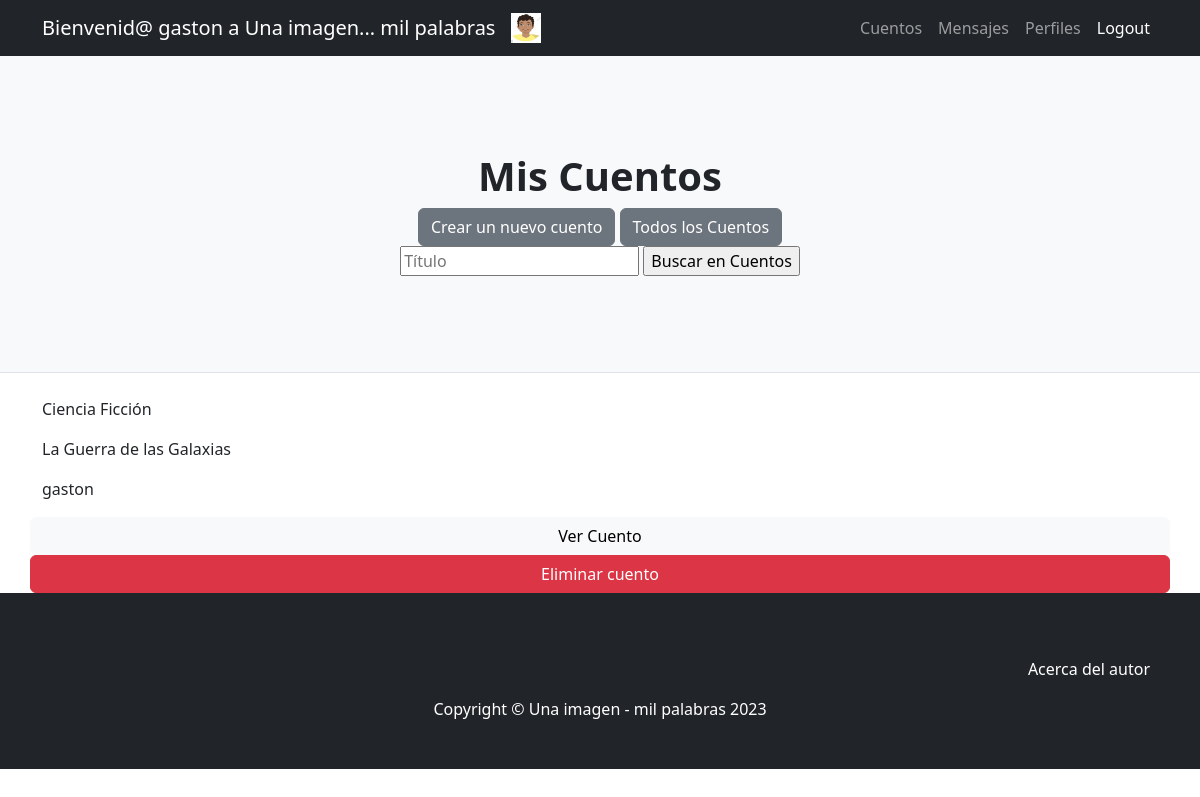
The app's page /AppCuentos/misCuentos/ (signed in) with its own data.
### AppCuentos/models.py (models this page shows, shortened)
class Cuento(models.Model):
    fecha=models.DateField()
    categoria=models.CharField(max_length=20)
    titulo=models.CharField(max_length=50, unique=True)
    subtitulo=models.CharField(max_length=100)
    cuerpo=models.CharField(max_length=100000)
    autor=models.ForeignKey(User, on_delete=models.CASCADE)
    foto=models.ImageField(upload_to="fotos") #Hay que ponerlo en la carpeta media como el de avatars

### AppCuentos/views.py (the view)
# urls.py: path('misCuentos/', misCuentos, name='misCuentos'),
@login_required
def misCuentos(request):
    cuentos=Cuento.objects.all()
    if len(cuentos)==0:
        mensaje="Aún no hay cuentos cargados... Inspirate y da el primer paso"
    else:
        mensaje=''
    return render(request,"AppCuentos/misCuentos.html", {'cuentos':cuentos,'mensaje':mensaje,"avatar":obtenerAvatar(request)})

### AppUsuarios/views.py (called while the page is built)
@login_required
def obtenerAvatar(request):
    avatares=Avatar.objects.filter(user=request.user.id)
    if len(avatares)!=0:
        return avatares[0].imagen.url
    else:
        return "/media/avatars/default.png"

### AppCuentos/templates/AppCuentos/misCuentos.html (shortened to what this page needs)
{% extends "AppUsuarios/padre.html" %}
{% load static %}
{% block titulo %}
<h1 class="fw-bolder">Mis Cuentos</h1>
<a class="btn btn-secondary" href="{% url 'nuevoCuento' %}">Crear un nuevo cuento</a>
<a class="btn btn-secondary" href="{% url 'inicioCuentos' %}">Todos los Cuentos</a>
<form action="{% url 'buscarCuento' %}" method="GET">
    <input type="text" name="titulo" id="titulo" placeholder="Título">
    <input type="submit" value="Buscar en Cuentos">
</form>
{% endblock %}
{% block cuerpo %}
<body>
    {% for cuento in cuentos %}
    {% if cuento.autor == request.user %}
    <p>{{ cuento.categoria }}</p>
    <p>{{ cuento.titulo }}</p>
    <p>{{ cuento.autor }}</p>
    <a class="btn btn-light" href="{% url 'verCuento'  cuento.id  %}">Ver Cuento </a>
    <a class="btn btn-danger" href="{% url 'eliminarCuento'  cuento.id  %}">Eliminar cuento </a>
    {% endif %}
    {% endfor %}
</body>
{% endblock %}

### AppUsuarios/templates/AppUsuarios/padre.html (shortened to what this page needs)
<!DOCTYPE html>
<html lang="en">
    <head>
        {% load static %}
        <link href="{% static 'AppUsuarios/css/styles.css' %}" rel="stylesheet" />
    </head>
    <body>
        <nav class="navbar navbar-expand-lg navbar-dark bg-dark">
            <div class="container">
                {% if user.is_authenticated %}
                <a class="navbar-brand" href="{% url 'inicioUsuarios' %}">Bienvenid@ {{ user.username }} a Una imagen... mil palabras</a>
                <img src="{{ avatar }}" alt="" width="30" height="30">
                <div class="collapse navbar-collapse" id="navbarSupportedContent">
                    <ul class="navbar-nav ms-auto mb-2 mb-lg-0">
                        <li class="nav-item"><a class="nav-link" href="{% url 'inicioCuentos' %}">Cuentos</a></li>
                        <li class="nav-item"><a class="nav-link" href="{% url 'mensajes' %}">Mensajes</a></li>
                        <li class="nav-item"><a class="nav-link" href="{% url 'verMiPerfil' %}">Perfiles</a></li>
                        <li class="nav-item"><a class="nav-link active" aria-current="page" href="{% url 'logout' %}">Logout</a></li>
                    </ul>
                {% endif %}
                </div>
            </div>
        </nav>
        <header class="py-5 bg-light border-bottom mb-4">
            <div class="container">
                <div class="text-center my-5">
                    {% block titulo %}
                    {% endblock %}
                </div>
            </div>
        </header>
        <div class="container">
            <div class="row">
                {% block cuerpo %}
                {% endblock %}
            </div>
        </div>
        <footer class="py-5 bg-dark">
            <nav class="navbar navbar-expand-lg navbar-dark bg-dark">
                <div class="container">
                    <div class="collapse navbar-collapse" id="navbarSupportedContent">
                        <ul class="navbar-nav ms-auto mb-2 mb-lg-0">
                            <li class="nav-item"><a class="nav-link active" aria-current="page" href="{% url 'about' %}">Acerca del autor</a></li>
                        </ul>
                    </div>
                </div>
            </nav>
            <div class="container">
                <p class="m-0 text-center text-white">Copyright &copy; Una imagen - mil palabras 2023</p>
            </div>
        </footer>
    </body>
</html>

### records on screen
Cuento: categoria "Ciencia Ficción", titulo "La Guerra de las Galaxias", autor "gaston"

### other values on screen
{{ user.username }} "gaston"
